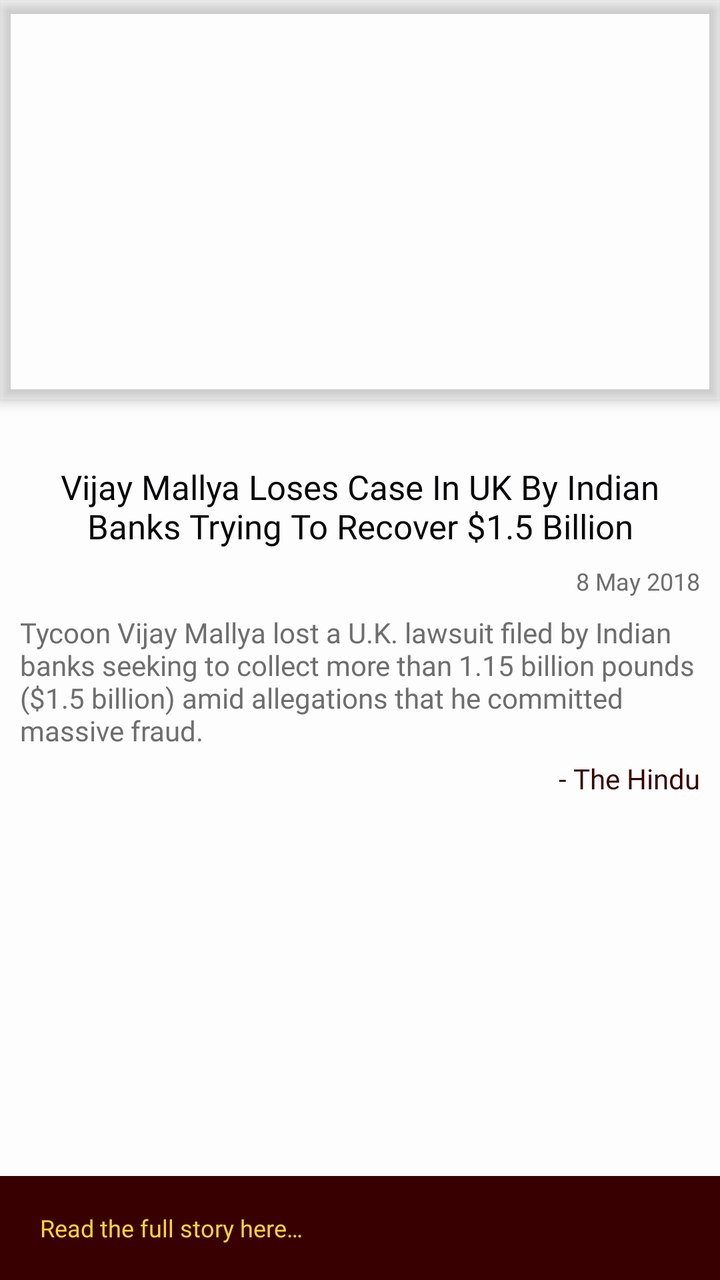
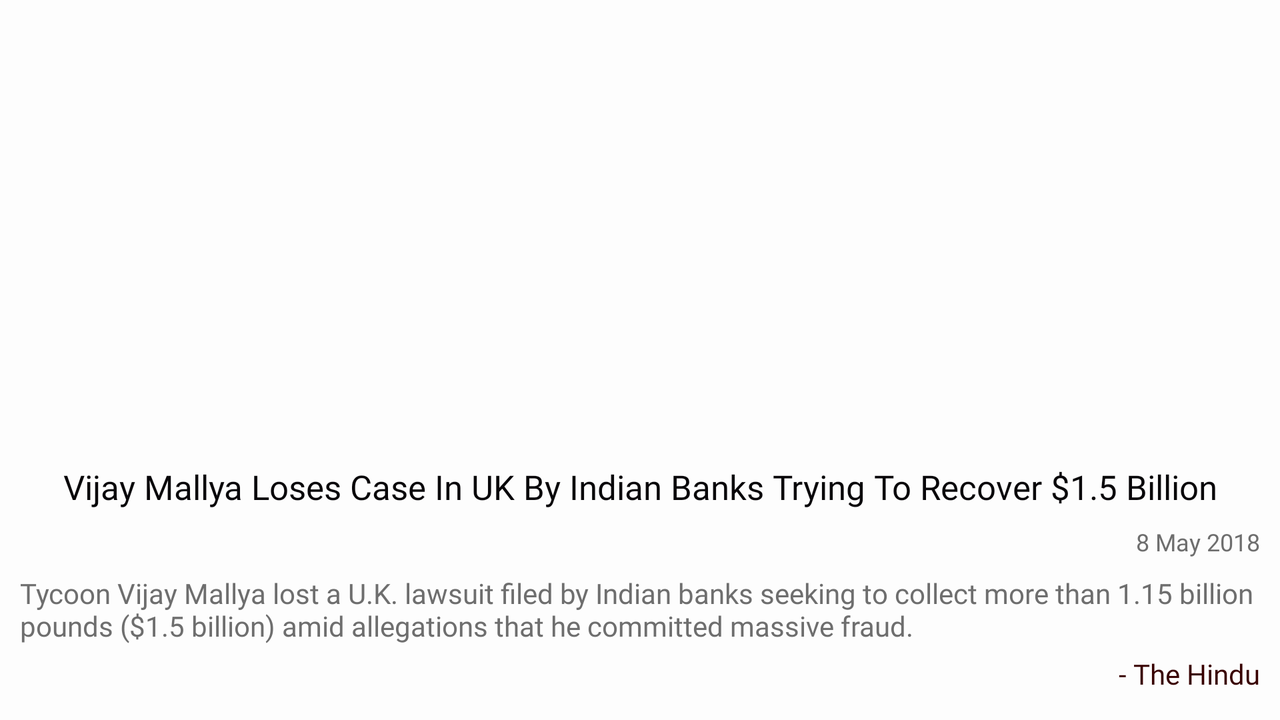

Two renders of one Android screen. The first uses the default layout on a phone; the second uses the alternative layout the repository ships for a different screen configuration, on a matching device. The two XML files are below.
<!-- AndroidManifest.xml: application theme AppTheme.NoActionBar -->
<!-- res/layout/activity_news_detail.xml -->
<?xml version="1.0" encoding="utf-8"?>
<android.support.design.widget.CoordinatorLayout xmlns:android="http://schemas.android.com/apk/res/android"
    xmlns:app="http://schemas.android.com/apk/res-auto"
    xmlns:tools="http://schemas.android.com/tools"
    android:id="@+id/cl_details"
    android:layout_width="match_parent"
    android:layout_height="match_parent"
    android:orientation="vertical">

    <android.support.design.widget.AppBarLayout
        android:id="@+id/abl_news_detail"
        android:layout_width="match_parent"
        android:layout_height="wrap_content"
        android:background="@android:color/transparent"
        android:fitsSystemWindows="true"
        android:theme="@style/ThemeOverlay.AppCompat.Dark.ActionBar">

        <FrameLayout
            android:layout_width="match_parent"
            android:layout_height="match_parent">

            <android.support.v7.widget.AppCompatImageView
                android:id="@+id/iv_detail_image"
                android:layout_width="match_parent"
                android:layout_height="200dp"
                android:scaleType="centerCrop" />

            <android.support.v7.widget.Toolbar
                android:id="@+id/toolbar"
                android:layout_width="match_parent"
                android:layout_height="?android:attr/actionBarSize"
                android:background="@android:color/transparent" />

        </FrameLayout>

    </android.support.design.widget.AppBarLayout>

    <LinearLayout
        android:layout_width="match_parent"
        android:layout_height="match_parent"
        android:orientation="vertical"
        app:layout_behavior="@string/appbar_scrolling_view_behavior">

        <android.support.constraint.ConstraintLayout
            android:layout_width="match_parent"
            android:layout_height="0dp"
            android:layout_weight="1">

            <android.support.v7.widget.AppCompatTextView
                android:id="@+id/tv_detail_title"
                android:layout_width="0dp"
                android:layout_height="wrap_content"
                android:layout_marginEnd="20dp"
                android:layout_marginStart="20dp"
                android:layout_marginTop="32dp"
                android:fontFamily="@font/montserrat_medium"
                android:gravity="center"
                android:textColor="@color/colorPrimaryText"
                android:textSize="@dimen/text17"
                app:fontFamily="@font/montserrat_medium"
                app:layout_constraintLeft_toLeftOf="parent"
                app:layout_constraintRight_toRightOf="parent"
                app:layout_constraintTop_toTopOf="parent"
                tools:text="Vijay Mallya Loses Case In UK By Indian Banks Trying To Recover $1.5 Billion" />

            <android.support.v7.widget.AppCompatTextView
                android:id="@+id/tv_detail_date"
                android:layout_width="wrap_content"
                android:layout_height="wrap_content"
                android:layout_marginEnd="10dp"
                android:layout_marginRight="10dp"
                android:layout_marginTop="8dp"
                android:fontFamily="@font/montserrat_light"
                android:textColor="@color/colorSecondaryText"
                android:textSize="@dimen/text12"
                app:fontFamily="@font/montserrat_light"
                app:layout_constraintRight_toRightOf="parent"
                app:layout_constraintTop_toBottomOf="@+id/tv_detail_title"
                tools:text="8 May 2018" />

            <android.support.v7.widget.AppCompatTextView
                android:id="@+id/tv_detail_content"
                android:layout_width="0dp"
                android:layout_height="wrap_content"
                android:layout_marginEnd="10dp"
                android:layout_marginStart="10dp"
                android:layout_marginTop="8dp"
                android:fontFamily="@font/montserrat_regular"
                android:textColor="@color/colorSecondaryText"
                android:textSize="@dimen/text14"
                app:fontFamily="@font/montserrat_regular"
                app:layout_constraintLeft_toLeftOf="parent"
                app:layout_constraintRight_toRightOf="parent"
                app:layout_constraintTop_toBottomOf="@+id/tv_detail_date"
                tools:text="Tycoon Vijay Mallya lost a U.K. lawsuit filed by Indian banks seeking to collect more than 1.15 billion pounds ($1.5 billion) amid allegations that he committed massive fraud." />

            <android.support.v7.widget.AppCompatTextView
                android:id="@+id/tv_detail_source"
                android:layout_width="wrap_content"
                android:layout_height="wrap_content"
                android:layout_marginEnd="10dp"
                android:layout_marginRight="10dp"
                android:layout_marginTop="5dp"
                android:fontFamily="@font/montserrat_regular"
                android:textColor="@color/colorPrimaryDark"
                android:textSize="@dimen/text14"
                app:fontFamily="@font/montserrat_regular"
                app:layout_constraintRight_toRightOf="parent"
                app:layout_constraintTop_toBottomOf="@+id/tv_detail_content"
                tools:text="- The Hindu" />
        </android.support.constraint.ConstraintLayout>

        <android.support.v7.widget.AppCompatTextView
            android:id="@+id/tv_detail_url"
            android:layout_width="match_parent"
            android:layout_height="52dp"
            android:background="@color/colorPrimaryDark"
            android:fontFamily="@font/montserrat_medium"
            android:gravity="center_vertical"
            android:paddingEnd="20dp"
            android:paddingStart="20dp"
            android:textColor="@color/colorAccent"
            android:textSize="@dimen/text12"
            app:fontFamily="@font/montserrat_medium"
            tools:text="@string/read_full" />
    </LinearLayout>

    <android.support.design.widget.FloatingActionButton
        android:id="@+id/fab_news_detail_favourite"
        android:layout_width="wrap_content"
        android:layout_height="wrap_content"
        android:layout_marginEnd="30dp"
        android:layout_marginRight="30dp"
        android:visibility="gone"
        app:layout_anchor="@+id/abl_news_detail"
        app:layout_anchorGravity="end|bottom"
        app:srcCompat="@drawable/ic_favorite" />
</android.support.design.widget.CoordinatorLayout>
<!-- resources referenced by this layout -->
<resources>
  <color name="colorAccent">#FBD13D</color>
  <color name="colorPrimaryDark">#380000</color>
  <color name="colorPrimaryText">#080609</color>
  <color name="colorSecondaryText">#6e6e6e</color>
  <dimen name="text12">12sp</dimen>
  <dimen name="text14">14sp</dimen>
  <dimen name="text17">17sp</dimen>
  <string name="read_full">Read the full story here…</string>
  <style name="AppTheme.NoActionBar">
          <item name="windowActionBar">false</item>
          <item name="windowNoTitle">true</item>
          <item name="android:textColorPrimary">@android:color/white</item>
          <item name="colorControlNormal">@color/colorIcons</item>
          <item name="android:windowBackground">@color/colorWindowBackground</item>
      </style>
  <color name="colorIcons">#FFFFFF</color>
  <color name="colorWindowBackground">#FFFDFDFD</color>
</resources>
<!-- res/layout-land/activity_news_detail.xml (the repository's variant of the layout above) -->
<!-- drawn on the phone turned sideways -->
<?xml version="1.0" encoding="utf-8"?>
<android.support.design.widget.CoordinatorLayout xmlns:android="http://schemas.android.com/apk/res/android"
    xmlns:app="http://schemas.android.com/apk/res-auto"
    xmlns:tools="http://schemas.android.com/tools"
    android:id="@+id/cl_details"
    android:layout_width="match_parent"
    android:layout_height="match_parent"
    android:fitsSystemWindows="true"
    android:orientation="vertical">

    <android.support.design.widget.AppBarLayout
        android:id="@+id/abl_news_detail"
        android:layout_width="match_parent"
        android:layout_height="wrap_content"
        android:background="@android:color/transparent"
        android:fitsSystemWindows="true"
        android:theme="@style/ThemeOverlay.AppCompat.Dark.ActionBar">

        <android.support.design.widget.CollapsingToolbarLayout
            android:id="@+id/htab_collapse_toolbar"
            android:layout_width="match_parent"
            android:layout_height="@dimen/image_height"
            android:fitsSystemWindows="true"
            app:contentScrim="@color/colorPrimary"
            app:layout_scrollFlags="scroll|exitUntilCollapsed|snap"
            app:titleEnabled="false">

            <android.support.v7.widget.AppCompatImageView
                android:id="@+id/iv_detail_image"
                android:layout_width="match_parent"
                android:layout_height="match_parent"
                android:fitsSystemWindows="true"
                android:scaleType="centerCrop"
                app:layout_collapseMode="parallax" />

            <android.support.v7.widget.Toolbar
                android:id="@+id/toolbar"
                android:layout_width="match_parent"
                android:layout_height="?android:attr/actionBarSize"
                app:layout_collapseMode="pin"
                app:popupTheme="@style/ThemeOverlay.AppCompat.Light" />

        </android.support.design.widget.CollapsingToolbarLayout>

    </android.support.design.widget.AppBarLayout>

    <android.support.v4.widget.NestedScrollView
        android:layout_width="match_parent"
        android:layout_height="match_parent"
        android:orientation="vertical"
        app:layout_behavior="@string/appbar_scrolling_view_behavior">

        <android.support.constraint.ConstraintLayout
            android:layout_width="match_parent"
            android:layout_height="wrap_content">

            <android.support.v7.widget.AppCompatTextView
                android:id="@+id/tv_detail_title"
                android:layout_width="0dp"
                android:layout_height="wrap_content"
                android:layout_marginEnd="@dimen/margin_20"
                android:layout_marginStart="@dimen/margin_20"
                android:layout_marginTop="32dp"
                android:fontFamily="@font/montserrat_medium"
                android:gravity="center"
                android:textColor="@color/colorPrimaryText"
                android:textSize="@dimen/text17"
                app:fontFamily="@font/montserrat_medium"
                app:layout_constraintLeft_toLeftOf="parent"
                app:layout_constraintRight_toRightOf="parent"
                app:layout_constraintTop_toTopOf="parent"
                tools:text="Vijay Mallya Loses Case In UK By Indian Banks Trying To Recover $1.5 Billion" />

            <android.support.v7.widget.AppCompatTextView
                android:id="@+id/tv_detail_date"
                android:layout_width="wrap_content"
                android:layout_height="wrap_content"
                android:layout_marginEnd="@dimen/margin_10"
                android:layout_marginRight="@dimen/margin_10"
                android:layout_marginTop="8dp"
                android:fontFamily="@font/montserrat_light"
                android:textColor="@color/colorSecondaryText"
                android:textSize="@dimen/text12"
                app:fontFamily="@font/montserrat_light"
                app:layout_constraintRight_toRightOf="parent"
                app:layout_constraintTop_toBottomOf="@+id/tv_detail_title"
                tools:text="8 May 2018" />

            <android.support.v7.widget.AppCompatTextView
                android:id="@+id/tv_detail_content"
                android:layout_width="0dp"
                android:layout_height="wrap_content"
                android:layout_marginEnd="@dimen/margin_10"
                android:layout_marginStart="@dimen/margin_10"
                android:layout_marginTop="8dp"
                android:fontFamily="@font/montserrat_regular"
                android:textColor="@color/colorSecondaryText"
                android:textSize="@dimen/text14"
                app:fontFamily="@font/montserrat_regular"
                app:layout_constraintLeft_toLeftOf="parent"
                app:layout_constraintRight_toRightOf="parent"
                app:layout_constraintTop_toBottomOf="@+id/tv_detail_date"
                tools:text="Tycoon Vijay Mallya lost a U.K. lawsuit filed by Indian banks seeking to collect more than 1.15 billion pounds ($1.5 billion) amid allegations that he committed massive fraud." />

            <android.support.v7.widget.AppCompatTextView
                android:id="@+id/tv_detail_source"
                android:layout_width="wrap_content"
                android:layout_height="wrap_content"
                android:layout_marginEnd="@dimen/margin_10"
                android:layout_marginRight="@dimen/margin_10"
                android:layout_marginTop="5dp"
                android:fontFamily="@font/montserrat_regular"
                android:textColor="@color/colorPrimaryDark"
                android:textSize="@dimen/text14"
                app:fontFamily="@font/montserrat_regular"
                app:layout_constraintRight_toRightOf="parent"
                app:layout_constraintTop_toBottomOf="@+id/tv_detail_content"
                tools:text="- The Hindu" />

            <android.support.v7.widget.AppCompatTextView
                android:id="@+id/tv_detail_url"
                android:layout_width="0dp"
                android:layout_height="@dimen/progress_size"
                android:layout_marginTop="@dimen/margin_30"
                android:background="@color/colorPrimaryDark"
                android:fontFamily="@font/montserrat_medium"
                android:gravity="center_vertical"
                android:paddingEnd="@dimen/margin_20"
                android:paddingStart="@dimen/margin_20"
                android:textColor="@color/colorAccent"
                android:textSize="@dimen/text12"
                app:fontFamily="@font/montserrat_medium"
                app:layout_constraintLeft_toLeftOf="parent"
                app:layout_constraintRight_toRightOf="parent"
                app:layout_constraintTop_toBottomOf="@+id/tv_detail_source"
                tools:text="@string/read_full" />
        </android.support.constraint.ConstraintLayout>

    </android.support.v4.widget.NestedScrollView>

    <android.support.design.widget.FloatingActionButton
        android:id="@+id/fab_news_detail_favourite"
        android:layout_width="wrap_content"
        android:layout_height="wrap_content"
        android:layout_marginEnd="@dimen/margin_30"
        android:layout_marginRight="@dimen/margin_30"
        android:visibility="gone"
        app:layout_anchor="@+id/abl_news_detail"
        app:layout_anchorGravity="end|bottom"
        app:srcCompat="@drawable/ic_favorite" />
</android.support.design.widget.CoordinatorLayout>
<!-- resources referenced by the variant -->
<!-- as the phone turned sideways resolves them -->
<resources>
  <color name="colorAccent">#FBD13D</color>
  <color name="colorPrimary">#ab0a33</color>
  <color name="colorPrimaryDark">#380000</color>
  <color name="colorPrimaryText">#080609</color>
  <color name="colorSecondaryText">#6e6e6e</color>
  <dimen name="image_height">200dp</dimen>
  <dimen name="margin_10">10dp</dimen>
  <dimen name="margin_20">20dp</dimen>
  <dimen name="margin_30">30dp</dimen>
  <dimen name="progress_size">52dp</dimen>
  <dimen name="text12">12sp</dimen>
  <dimen name="text14">14sp</dimen>
  <dimen name="text17">17sp</dimen>
  <string name="read_full">Read the full story here…</string>
  <style name="AppTheme.NoActionBar">
          <item name="windowActionBar">false</item>
          <item name="windowNoTitle">true</item>
          <item name="android:textColorPrimary">@android:color/white</item>
          <item name="colorControlNormal">@color/colorIcons</item>
          <item name="android:windowBackground">@color/colorWindowBackground</item>
      </style>
  <color name="colorIcons">#FFFFFF</color>
  <color name="colorWindowBackground">#FFFDFDFD</color>
</resources>
